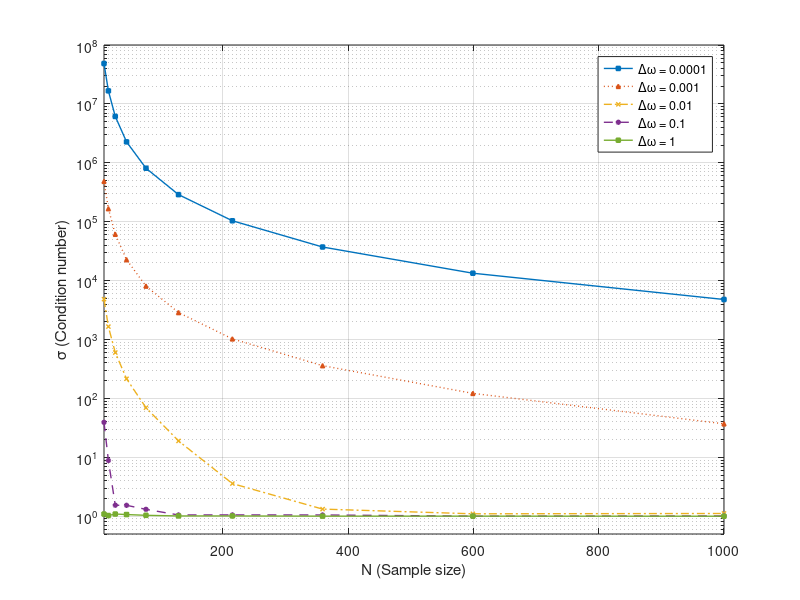

Write the MATLAB code that produced this figure. (Note: this script raises an error after producing the figure.)
% Computes eigendecomposition of a simple 2-pole Hankel matrix and plots its condition
% number vs sample size and pole separation.
%
%
% HISTORY:
%
% 2021/04/29: - created by Vicente Zarzoso, UCA, CNRS, I3S, France.

%
close all; clearvars; clc;

% simulation parameters
num_dw = 5;                         % number of angular separation values
num_N = 10;                         % number of sample size values
dw = logspace(-4, 0, num_dw);       % pole angular separation
N = round(logspace(1, 3, num_N));   % sample size

cond_num = zeros(num_dw, num_N);

% loop over parameters
for i = 1:num_dw
    dw_current = dw(i);
    str = ['\Delta\omega = ', num2str(dw_current)];
    leg{i} = str;      % for legend
    disp(['===>>> Computing ', str])
   
    for j = 1:num_N
        
        % generate Vandermonde matrix of current parameters
        N_current = N(j);
        V = [ones(N_current, 1), exp(1j*(0:N_current-1)'*dw_current)];
        
        s = svd(V*V.');    % SVD of associated Hankel matrix
        
        cond_num(i, j) = abs(s(1)/s(2));
    end
    
end

% plot results - vz 
% h = figure;
% for i = 1:num_dw
%     semilogy(N, cond_num(i, :)); hold on
% end
% grid; axis tight;
% % set(gca, 'FontSize', 14)
% xlabel('sample size, N');
% ylabel('condition number');
% legend(leg)

%% Plot results - la
h = figure;
myColor = {[0 0.4470 0.7410],[0.8500 0.3250 0.0980], [0.9290 0.6940 0.1250], [0.4940 0.1840 0.5560], [0.4660 0.6740 0.1880], [0.3010 0.7450 0.9330], [0.6350 0.0780 0.1840]};
myLineStyle = {'--','-',':','-.'};
myMarker = {'o', 'square', '^', 'x'};

for ii = 1:num_dw
    semilogy(N, cond_num(ii, :),...
        'Color', myColor{ii},...        
        'LineStyle', myLineStyle{rem(ii,4)+1},...
        'LineWidth',1.0,...
        'Marker',myMarker{rem(ii,4)+1},...
        'MarkerFaceColor', myColor{ii},...
        'MarkerSize', 3);
    hold on;
end
hold off
xlabel('N (Sample size)');
ylabel('\sigma (Condition number)');
legend(leg) % legend(leg,'Location', 'Best')
grid; axis tight;
ylim([0.5 1e8])


%% conditionNumber - Export Result Figure
savefigPath = 'C:\Users\lukin\Documents\GitHub\Hankel-Matrices\matlab\fig';
outNamePDF = 'eigen_hankel-conditionNumber2';
datetimestamp = datestr(now, 'yyyy-mm-dd');
outfilename = strjoin({[savefigPath '\' outNamePDF '-' datetimestamp]});
savefig_tight(h,outfilename);
